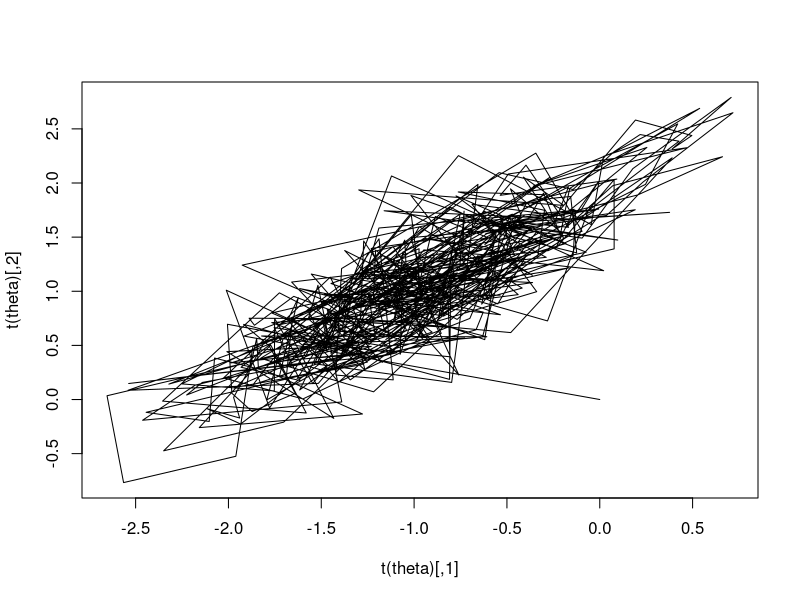
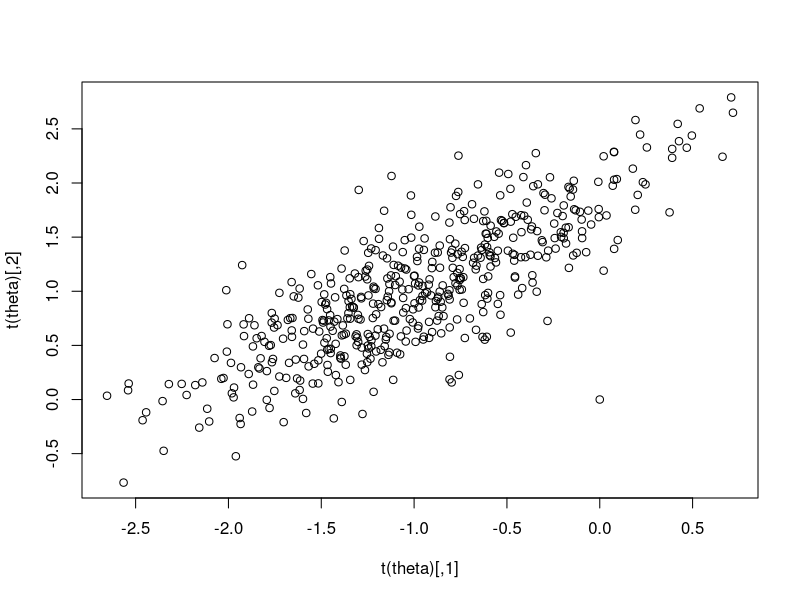
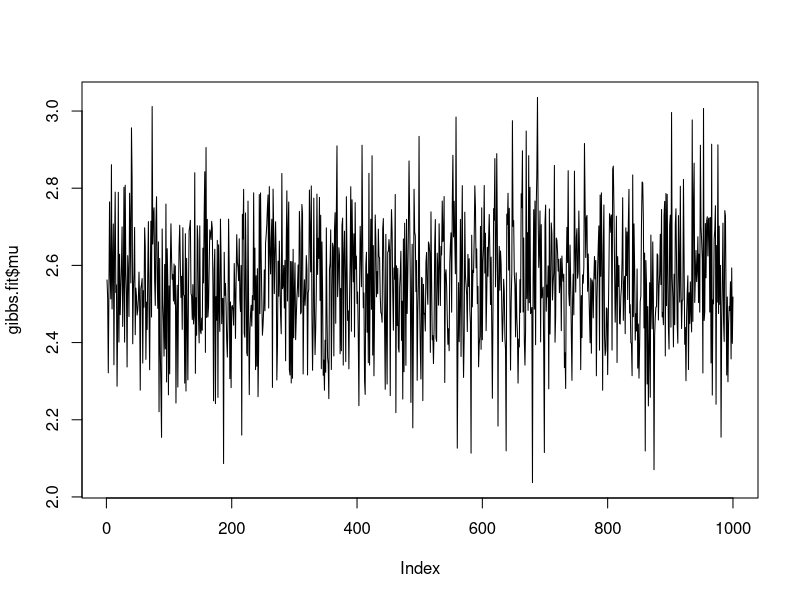
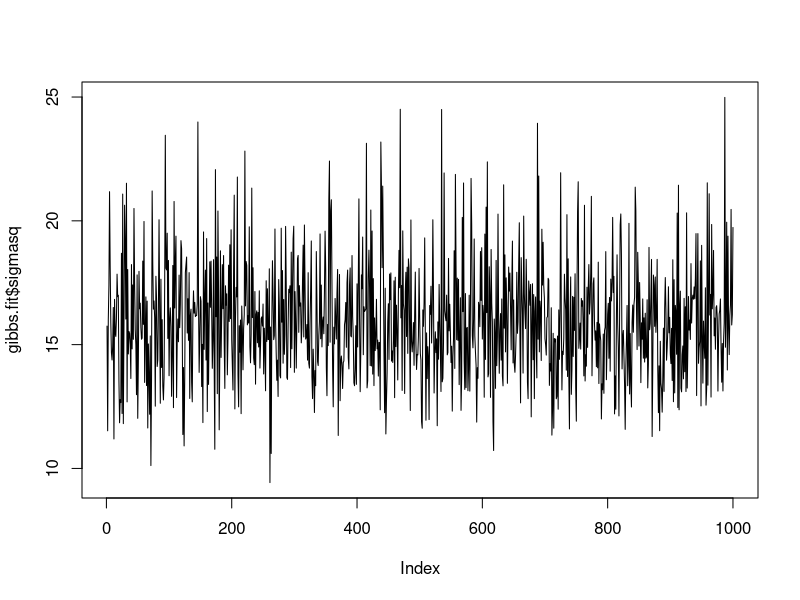

Recreate these plots in R, in order.
rm(list = ls())
binorm_gibbs<- function(theta_init, y, rho, niter){
  theta = matrix(0,2,niter)
  theta[1,] = theta_init
  for(i in 2:niter){
    theta[1,i] = rnorm(1,y[1]+rho*(theta[2,(i-1)]-y[2]),1-rho^2)
    theta[2,i] = rnorm(1,y[2]+rho*(theta[1,i]-y[1]),1-rho^2)
  }
  return(theta)
}

y = c(-1,1)
theta_init = c(0,0)
niter = 500
rho = 0.8

theta <- binorm_gibbs(theta_init,y,rho,niter)

plot(t(theta),type="l")
plot(t(theta),type="p")

### 

normal_gibbs<- function(y, niter){
  n = length(y)
  Ybar = mean(y)
  Sigma2 = var(y)
  
  mu = rep(0,niter)
  sigmasq = rep(1,niter)
  
  mu[1] = Ybar; sigmasq[1] = Sigma2
  
  for(i in 2:niter){
    tau = rgamma(1,shape=n/2,rate=0.5*sum((y-mu[i-1])^2))
    sigmasq[i] = 1/tau
    mu[i] = rnorm(1,Ybar, sigmasq[i]/n)
    cat(0.5*sum((y-mu[i-1])^2),sigmasq[i]/n,"\n")
  }
  return(list(mu=mu, sigmasq = sigmasq))
}

m = 2
s = 4
y = rnorm(100,m,s)

gibbs.fit <- normal_gibbs(y,niter = 1000)

plot(gibbs.fit$mu,type="l")
plot(gibbs.fit$sigmasq,type="l")
